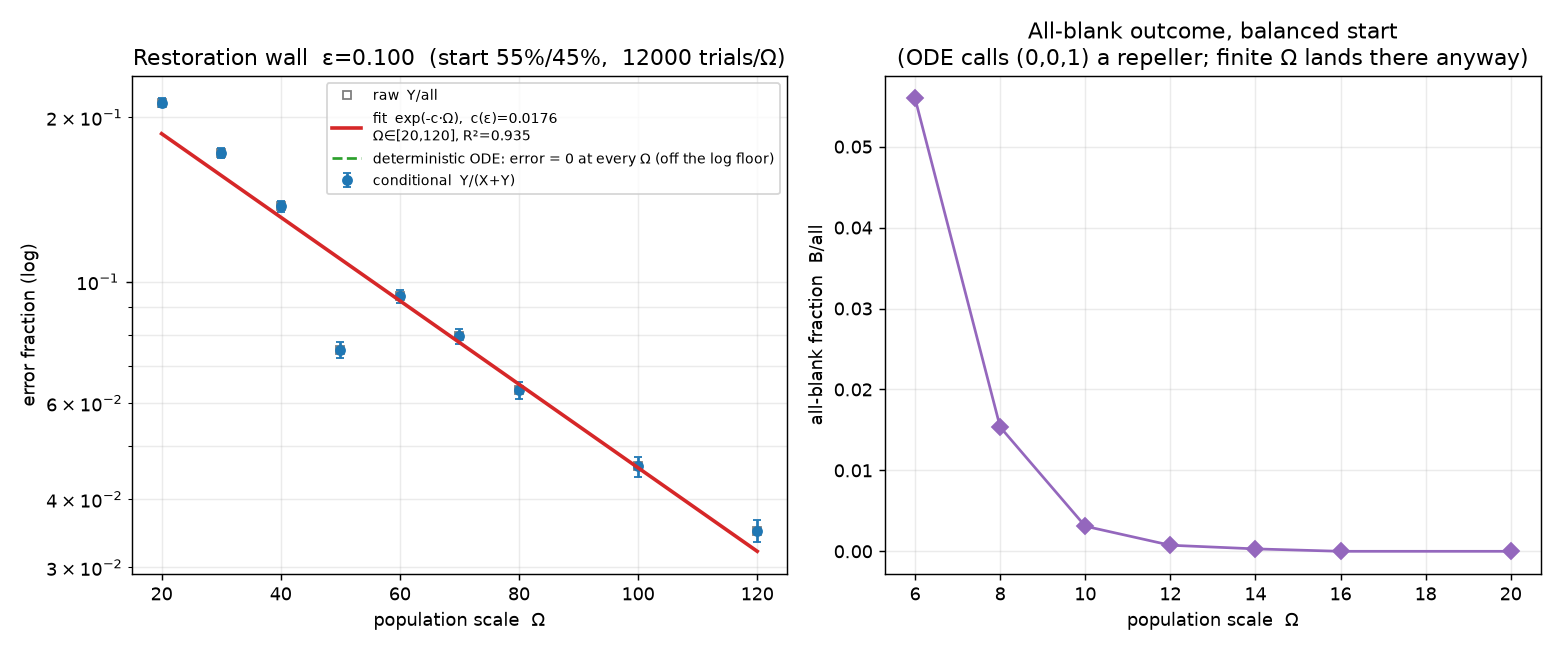

This chart was generated by the following Python code:
"""The restoration wall: measure exp(-c(eps) * Omega) from data (design.md §4).

Fix a small fractional bias eps (default 51/49 between X and Y). Sweep Omega,
run many Gillespie trials to absorption at each, bin outcomes into
{X-wins, Y-wins, all-blank}, and watch the error fraction fall exponentially in
Omega. The deterministic ODE from the same 51/49 start glides to the X rail at
every Omega -- that curve is the lie; the stochastic error fraction is the truth;
c(eps) * Omega is the restoration wall as a number.

Key protocol choices, straight from §4:
  * Hold the *fraction* constant across Omega, never the absolute count
    difference -- only that keeps the starting distance from the separatrix
    Omega-independent, which is what makes the exponent clean.
  * Report TWO curves: raw error (Y / all trials) and conditional-on-decision
    (Y / (X + Y)). At low Omega the all-blank bin is non-negligible, so they
    differ materially; collapsing them hides the finite-count effect. The clean
    exponential lives in the conditional fraction; the raw fraction additionally
    carries the all-blank Omega-scaling.
  * Fit on the linear region only. The error-rich window overlaps the region
    where an algebraic prefactor still curves the log plot; fit near the top of
    the low range and treat a curved low-Omega tail as prefactor, not exponent.

Usage:
    python -m experiments.restoration_wall            # sensible default sweep
    python -m experiments.restoration_wall --trials 20000 --jobs 8
    python -m experiments.restoration_wall --quick    # fast smoke run

Reports eps alongside c(eps) (the exponent is a function of the bias, not a
universal constant) and writes a figure to experiments/restoration_wall.png.
"""

from __future__ import annotations

import argparse
import os
from dataclasses import dataclass, asdict

import numpy as np

from crnl import approximate_majority, gillespie, seed_for
from crnl import classify


# --------------------------------------------------------------------------- #
# One Omega worth of trials                                                    #
# --------------------------------------------------------------------------- #

@dataclass
class OmegaResult:
    omega: int
    trials: int
    x_wins: int
    y_wins: int  # the error (with an X-favoured start)
    blank: int

    @property
    def raw_error(self) -> float:
        """Y / all trials -- carries the all-blank scaling too."""
        return self.y_wins / self.trials

    @property
    def conditional_error(self) -> float:
        """Y / (X + Y) -- the clean exponential lives here."""
        decided = self.x_wins + self.y_wins
        return self.y_wins / decided if decided else float("nan")

    @property
    def blank_fraction(self) -> float:
        return self.blank / self.trials


def initial_counts(omega: int, bias: float) -> np.ndarray:
    """Integer counts holding the X:Y *fraction* fixed at (1+bias)/2 : (1-bias)/2.

    bias = 0.02 gives the 51/49 split of §4. B starts at 0; committed molecules
    fill Omega. Rounding is absorbed into B so the total is exactly Omega.
    """
    fx = (1.0 + bias) / 2.0
    nX = int(round(fx * omega))
    nY = int(round((1.0 - fx) * omega))
    nB = omega - nX - nY
    return np.array([nX, nY, nB])


def run_omega(omega: int, trials: int, bias: float, base_seed: int) -> OmegaResult:
    net = approximate_majority()
    n0 = initial_counts(omega, bias)
    x = y = b = 0
    for t in range(trials):
        res = gillespie(net, n0, omega, seed_for(omega, t, base=base_seed))
        outcome = classify.classify_am_outcome(res)
        if outcome == "X":
            x += 1
        elif outcome == "Y":
            y += 1
        elif outcome == "B":
            b += 1
        # 'undecided' cannot occur for AM (every trajectory absorbs); ignored.
    return OmegaResult(omega, trials, x, y, b)


def run_blank_probe(omega: int, trials: int, base_seed: int) -> OmegaResult:
    """Balanced-start trials to expose the all-blank bin at very low Omega.

    All-blank (0,0,Omega) is the finite-count outcome the deterministic repeller
    denies. It is only non-negligible at the low-Omega end and from a near-
    balanced start (the last committed pair annihilates via r1 before a lead
    amplifies), so we probe it separately from the biased restoration sweep.
    """
    net = approximate_majority()
    nX = omega // 2
    n0 = np.array([nX, omega - nX, 0])
    x = y = b = 0
    for t in range(trials):
        res = gillespie(net, n0, omega, seed_for(omega, t, base=base_seed + 101))
        outcome = classify.classify_am_outcome(res)
        if outcome == "X":
            x += 1
        elif outcome == "Y":
            y += 1
        elif outcome == "B":
            b += 1
    return OmegaResult(omega, trials, x, y, b)


def _worker(args):
    return run_omega(*args)


def _blank_worker(args):
    return run_blank_probe(*args)


def run_blank_sweep(omegas, trials, base_seed, jobs):
    tasks = [(int(w), trials, base_seed) for w in omegas]
    if jobs and jobs > 1:
        import multiprocessing as mp

        with mp.Pool(jobs) as pool:
            results = pool.map(_blank_worker, tasks)
    else:
        results = [_blank_worker(t) for t in tasks]
    return sorted(results, key=lambda r: r.omega)


def run_sweep(omegas, trials, bias, base_seed, jobs):
    tasks = [(int(w), trials, bias, base_seed) for w in omegas]
    if jobs and jobs > 1:
        # chunk trials across processes per Omega for better load balance
        import multiprocessing as mp

        with mp.Pool(jobs) as pool:
            results = pool.map(_worker, tasks)
    else:
        results = [_worker(t) for t in tasks]
    return sorted(results, key=lambda r: r.omega)


# --------------------------------------------------------------------------- #
# Fit the exponent on the clean linear region                                 #
# --------------------------------------------------------------------------- #

@dataclass
class Fit:
    c: float  # the barrier / noise margin: error ~ exp(-c * Omega)
    intercept: float
    omega_lo: int
    omega_hi: int
    n_points: int
    r2: float


def fit_exponent(results, min_events: int = 15, max_frac: float = 0.35) -> Fit | None:
    """Fit log(conditional_error) = intercept - c * Omega on the linear band.

    The band that is simultaneously error-rich and cleanly straight can be
    narrow (§4). We keep only Omega points where the error is (a) resolved --
    at least ``min_events`` error events, so the log is not dominated by
    counting noise -- and (b) not saturated -- conditional error below
    ``max_frac``, avoiding the flat low-Omega top. Everything dropped is logged,
    never silently truncated (§5).
    """
    xs, ys, kept = [], [], []
    dropped = []
    for r in results:
        ce = r.conditional_error
        if r.y_wins >= min_events and 0 < ce < max_frac:
            xs.append(r.omega)
            ys.append(np.log(ce))
            kept.append(r.omega)
        else:
            reason = (
                "too-few-events" if r.y_wins < min_events else "saturated/zero"
            )
            dropped.append((r.omega, reason, r.y_wins))
    if dropped:
        print("  fit drops (Omega, reason, y_events):")
        for om, reason, ye in dropped:
            print(f"    Omega={om:<4} {reason:<16} y_events={ye}")
    if len(xs) < 2:
        print("  not enough resolved points to fit an exponent.")
        return None

    xs = np.array(xs, dtype=float)
    ys = np.array(ys, dtype=float)
    slope, intercept = np.polyfit(xs, ys, 1)
    pred = slope * xs + intercept
    ss_res = np.sum((ys - pred) ** 2)
    ss_tot = np.sum((ys - ys.mean()) ** 2)
    r2 = 1.0 - ss_res / ss_tot if ss_tot > 0 else float("nan")
    return Fit(
        c=-slope,
        intercept=intercept,
        omega_lo=min(kept),
        omega_hi=max(kept),
        n_points=len(xs),
        r2=r2,
    )


# --------------------------------------------------------------------------- #
# Plot                                                                         #
# --------------------------------------------------------------------------- #

def make_figure(results, fit, bias, out_path, blank_results=None):
    import matplotlib

    matplotlib.use("Agg")
    import matplotlib.pyplot as plt

    omegas = np.array([r.omega for r in results])
    raw = np.array([r.raw_error for r in results])
    cond = np.array([r.conditional_error for r in results])
    blank = np.array([r.blank_fraction for r in results])
    n = results[0].trials

    # binomial standard error on the conditional fraction
    dec = np.array([r.x_wins + r.y_wins for r in results])
    cond_se = np.sqrt(np.clip(cond * (1 - cond), 0, None) / np.clip(dec, 1, None))

    fig, (ax1, ax2) = plt.subplots(1, 2, figsize=(12, 5))

    # -- left: the restoration wall, log scale --
    ax1.set_yscale("log")
    ax1.errorbar(
        omegas, np.clip(cond, 1e-6, None), yerr=cond_se, fmt="o", ms=5,
        color="#1f77b4", label="conditional  Y/(X+Y)", capsize=2, zorder=3,
    )
    ax1.plot(
        omegas, np.clip(raw, 1e-6, None), "s", ms=4, mfc="none",
        color="#7f7f7f", label="raw  Y/all", zorder=2,
    )
    if fit is not None:
        grid = np.linspace(omegas.min(), omegas.max(), 100)
        ax1.plot(
            grid, np.exp(fit.intercept - fit.c * grid), "-", color="#d62728",
            lw=2,
            label=f"fit  exp(-c·Ω),  c(ε)={fit.c:.4f}\n"
                  f"Ω∈[{fit.omega_lo},{fit.omega_hi}], R²={fit.r2:.3f}",
            zorder=4,
        )
    # ODE error is exactly 0 at every Omega; a log axis cannot draw 0, so mark
    # it as a floor annotation rather than a phantom line.
    ax1.plot([], [], color="#2ca02c", lw=1.5, ls="--",
             label="deterministic ODE: error = 0 at every Ω (off the log floor)")
    ax1.set_xlabel("population scale  Ω")
    ax1.set_ylabel("error fraction (log)")
    ax1.set_title(f"Restoration wall  ε={bias:.3f}  (start "
                  f"{(1 + bias) / 2:.0%}/{(1 - bias) / 2:.0%},  {n} trials/Ω)")
    ax1.legend(fontsize=8, loc="upper right")
    ax1.grid(True, which="both", alpha=0.25)

    # -- right: the all-blank bin the deterministic repeller denies --
    if blank_results:
        bo = np.array([r.omega for r in blank_results])
        bf = np.array([r.blank_fraction for r in blank_results])
        ax2.plot(bo, bf, "D-", color="#9467bd", ms=6)
        ax2.set_title("All-blank outcome, balanced start\n"
                      "(ODE calls (0,0,1) a repeller; finite Ω lands there "
                      "anyway)")
    else:
        ax2.plot(omegas, blank, "D-", color="#9467bd", ms=5)
        ax2.set_title("All-blank outcome (ODE says (0,0,1) is a repeller;\n"
                      "finite Ω lands there anyway)")
    ax2.set_xlabel("population scale  Ω")
    ax2.set_ylabel("all-blank fraction  B/all")
    ax2.grid(True, alpha=0.25)

    fig.tight_layout()
    fig.savefig(out_path, dpi=130)
    print(f"\nwrote figure -> {out_path}")


# --------------------------------------------------------------------------- #
# CLI                                                                          #
# --------------------------------------------------------------------------- #

def deterministic_contrast(bias):
    """Integrate the ODE from the same biased start; it glides to X every time."""
    net = approximate_majority()
    fx = (1.0 + bias) / 2.0
    final = classify.find_stable_endpoint(net, [fx, 1 - fx, 0.0])
    return final


def main():
    p = argparse.ArgumentParser(description=__doc__)
    p.add_argument("--bias", type=float, default=0.10,
                   help="fractional bias eps (0.10 = 55/45; 0.02 = the literal "
                        "51/49 of §4). Reported alongside c(eps).")
    p.add_argument("--omegas", type=int, nargs="+", default=None,
                   help="explicit Omega sweep; default is an auto low-window sweep")
    p.add_argument("--trials", type=int, default=8000,
                   help="Gillespie trials per Omega (§4 wants 1e4-1e5)")
    p.add_argument("--jobs", type=int, default=max(1, (os.cpu_count() or 2) - 1))
    p.add_argument("--seed", type=int, default=0, help="base seed for replay")
    p.add_argument("--quick", action="store_true",
                   help="tiny fast sweep for a smoke test")
    p.add_argument("--out", default=os.path.join(
        os.path.dirname(__file__), "restoration_wall.png"))
    args = p.parse_args()

    if args.quick:
        omegas = args.omegas or [20, 30, 40, 50, 60, 70, 80]
        trials = 2000
    else:
        # observable window: low Omega where errors actually occur (§4).
        omegas = args.omegas or [20, 30, 40, 50, 60, 70, 80, 100, 120]
        trials = args.trials

    print(f"CRNL restoration wall  (eps={args.bias}, {trials} trials/Omega, "
          f"jobs={args.jobs})")
    if args.bias <= 0.03:
        print("  note: at the literal 51/49 (eps=0.02) the quasipotential "
              "barrier c(eps) is\n"
              "  intrinsically tiny, so c*Omega stays < 1 across the whole "
              "observable window and\n"
              "  the wall does not clear the algebraic-prefactor crossover "
              "until Omega ~ thousands,\n"
              "  where errors fall to ~e^-25 and read as exactly zero (the §4 "
              "squeeze). Use the\n"
              "  default eps=0.10 to see a clean exp(-c*Omega); 51/49 is kept "
              "for reproducing the crossover.")
    print(f"start fraction: X={(1 + args.bias) / 2:.4f}  "
          f"Y={(1 - args.bias) / 2:.4f}")

    det = deterministic_contrast(args.bias)
    print(f"deterministic ODE from the same start settles at "
          f"X={det[0]:.4f} Y={det[1]:.4f} B={det[2]:.4f}  "
          f"-> the ODE 'lie': error 0 at every Omega\n")

    results = run_sweep(omegas, trials, args.bias, args.seed, args.jobs)

    print(f"{'Omega':>6} {'X':>7} {'Y(err)':>7} {'B':>6} "
          f"{'raw':>9} {'cond':>9} {'blank':>8}")
    for r in results:
        print(f"{r.omega:>6} {r.x_wins:>7} {r.y_wins:>7} {r.blank:>6} "
              f"{r.raw_error:>9.4g} {r.conditional_error:>9.4g} "
              f"{r.blank_fraction:>8.4g}")

    print("\nfitting exp(-c(eps)*Omega) on the clean linear band:")
    fit = fit_exponent(results)
    if fit is not None:
        print(f"\n  c(eps={args.bias}) = {fit.c:.4f}   "
              f"(barrier per unit Omega; the noise margin)")
        print(f"  fit window Omega in [{fit.omega_lo}, {fit.omega_hi}], "
              f"{fit.n_points} points, R^2={fit.r2:.3f}")
        print(f"  => at Omega=1000 this predicts error ~ "
              f"exp(-{fit.c * 1000:.0f}); the wall is exponential in Omega.")

    # dedicated low-Omega balanced sweep to expose the all-blank bin (§3.4)
    blank_omegas = [6, 8, 10, 12, 14, 16, 20]
    blank_trials = max(trials, 20000) if not args.quick else 6000
    print(f"\nall-blank probe (balanced start, low Omega, "
          f"{blank_trials} trials/Omega):")
    blank_results = run_blank_sweep(blank_omegas, blank_trials, args.seed, args.jobs)
    for r in blank_results:
        print(f"  Omega={r.omega:>3}  blank_fraction={r.blank_fraction:.4g}  "
              f"(B={r.blank})")

    make_figure(results, fit, args.bias, args.out, blank_results=blank_results)


if __name__ == "__main__":
    main()
